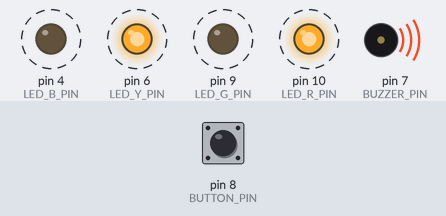
Recording of a sketch running on a simulated Arduino Uno, built with avr-gcc and run on an emulated ATmega328P. Parts: output pins drawn as LEDs (lit = HIGH), buzzer (waves = sounding). Dashed ring = blinking. Inputs (shaded band) come from the test bench; at power-on: pin 8 (BUTTON_PIN) LOW.

Above: at 0.78 s.
1.3 s: pin 8 (BUTTON_PIN) pulled HIGH for 1 s
At 2.8 s:
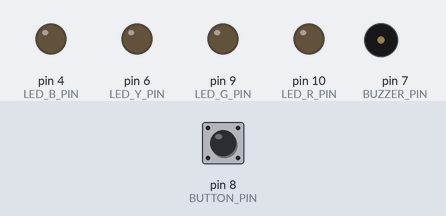
4.3 s: pin 8 (BUTTON_PIN) pulled HIGH for 0.3 s
At 7.14 s:
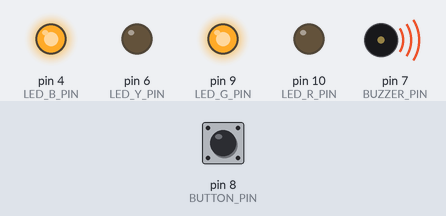
7.3 s: pin 8 (BUTTON_PIN) pulled HIGH for 3.2 s
At 7.92 s:
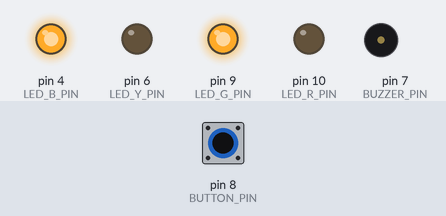
Timing chart, 0 to 12.1 s (numbered marks = the images above; inputs shaded):
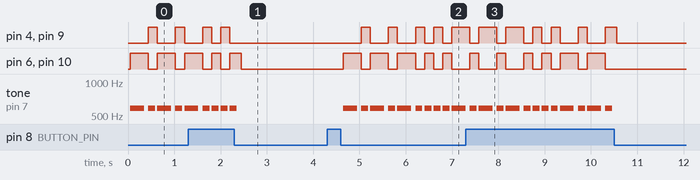

The sketch:

pirates_caribbean.ino
```cpp
// Ноты
#define REST 0
#define NOTE_B0 31
#define NOTE_C1 33
#define NOTE_CS1 35
#define NOTE_D1 37
#define NOTE_DS1 39
#define NOTE_E1 41
#define NOTE_F1 44
#define NOTE_FS1 46
#define NOTE_G1 49
#define NOTE_GS1 52
#define NOTE_A1 55
#define NOTE_AS1 58
#define NOTE_B1 62
#define NOTE_C2 65
#define NOTE_CS2 69
#define NOTE_D2 73
#define NOTE_DS2 78
#define NOTE_E2 82
#define NOTE_F2 87
#define NOTE_FS2 93
#define NOTE_G2 98
#define NOTE_GS2 104
#define NOTE_A2 110
#define NOTE_AS2 117
#define NOTE_B2 123
#define NOTE_C3 131
#define NOTE_CS3 139
#define NOTE_D3 147
#define NOTE_DS3 156
#define NOTE_E3 165
#define NOTE_F3 175
#define NOTE_FS3 185
#define NOTE_G3 196
#define NOTE_GS3 208
#define NOTE_A3 220
#define NOTE_AS3 233
#define NOTE_B3 247
#define NOTE_C4 262
#define NOTE_CS4 277
#define NOTE_D4 294
#define NOTE_DS4 311
#define NOTE_E4 330
#define NOTE_F4 349
#define NOTE_FS4 370
#define NOTE_G4 392
#define NOTE_GS4 415
#define NOTE_A4 440
#define NOTE_AS4 466
#define NOTE_B4 494
#define NOTE_C5 523
#define NOTE_CS5 554
#define NOTE_D5 587
#define NOTE_DS5 622
#define NOTE_E5 659
#define NOTE_F5 698
#define NOTE_FS5 740
#define NOTE_G5 784
#define NOTE_GS5 831
#define NOTE_A5 880
#define NOTE_AS5 932
#define NOTE_B5 988
#define NOTE_C6 1047
#define NOTE_CS6 1109
#define NOTE_D6 1175
#define NOTE_DS6 1245
#define NOTE_E6 1319
#define NOTE_F6 1397
#define NOTE_FS6 1480
#define NOTE_G6 1568
#define NOTE_GS6 1661
#define NOTE_A6 1760
#define NOTE_AS6 1865
#define NOTE_B6 1976
#define NOTE_C7 2093
#define NOTE_CS7 2217
#define NOTE_D7 2349
#define NOTE_DS7 2489
#define NOTE_E7 2637
#define NOTE_F7 2794
#define NOTE_FS7 2960
#define NOTE_G7 3136
#define NOTE_GS7 3322
#define NOTE_A7 3520
#define NOTE_AS7 3729
#define NOTE_B7 3951
#define NOTE_C8 4186
#define NOTE_CS8 4435
#define NOTE_D8 4699
#define NOTE_DS8 4978

// Пины подключенных модулей
#define LED_R_PIN 10
#define LED_G_PIN 9
#define LED_B_PIN 4
#define LED_Y_PIN 6
#define BUZZER_PIN 7
#define BUTTON_PIN 8

// Массив с нотами мелодии
int melody[] = {
NOTE_D4, NOTE_D4, NOTE_D4, NOTE_D4, NOTE_D4, NOTE_D4, NOTE_D4, NOTE_D4,
NOTE_D4, NOTE_D4, NOTE_D4, NOTE_D4, NOTE_D4, NOTE_D4, NOTE_D4, NOTE_D4,
NOTE_D4, NOTE_D4, NOTE_D4, NOTE_D4, NOTE_D4, NOTE_D4, NOTE_D4, NOTE_D4,
NOTE_A3, NOTE_C4, NOTE_D4, NOTE_D4, NOTE_D4, NOTE_E4, NOTE_F4, NOTE_F4,
NOTE_F4, NOTE_G4, NOTE_E4, NOTE_E4, NOTE_D4, NOTE_C4, NOTE_C4, NOTE_D4,
0, NOTE_A3, NOTE_C4, NOTE_B3, NOTE_D4, NOTE_B3, NOTE_E4, NOTE_F4,
NOTE_F4, NOTE_C4, NOTE_C4, NOTE_C4, NOTE_C4, NOTE_D4, NOTE_C4,
NOTE_D4, 0, 0, NOTE_A3, NOTE_C4, NOTE_D4, NOTE_D4, NOTE_D4, NOTE_F4,
NOTE_G4, NOTE_G4, NOTE_G4, NOTE_A4, NOTE_A4, NOTE_A4, NOTE_A4, NOTE_G4,
NOTE_A4, NOTE_D4, 0, NOTE_D4, NOTE_E3, NOTE_F4, NOTE_F4, NOTE_G4, NOTE_A4,
NOTE_D4, 0, NOTE_D4, NOTE_F4, NOTE_E4, NOTE_E4, NOTE_F4, NOTE_D4,NOTE_D4, NOTE_D4, NOTE_D4, NOTE_D4, NOTE_D4, NOTE_D4, NOTE_D4, NOTE_D4,
NOTE_D4, NOTE_D4, NOTE_D4, NOTE_D4, NOTE_D4, NOTE_D4, NOTE_D4, NOTE_D4,
NOTE_D4, NOTE_D4, NOTE_D4, NOTE_D4, NOTE_D4, NOTE_D4, NOTE_D4, NOTE_D4,
NOTE_A3, NOTE_C4, NOTE_D4, NOTE_D4, NOTE_D4, NOTE_E4, NOTE_F4, NOTE_F4,
NOTE_F4, NOTE_G4, NOTE_E4, NOTE_E4, NOTE_D4, NOTE_C4, NOTE_C4, NOTE_D4,
0, NOTE_A3, NOTE_C4, NOTE_B3, NOTE_D4, NOTE_B3, NOTE_E4, NOTE_F4,
NOTE_F4, NOTE_C4, NOTE_C4, NOTE_C4, NOTE_C4, NOTE_D4, NOTE_C4,
NOTE_D4, 0, 0, NOTE_A3, NOTE_C4, NOTE_D4, NOTE_D4, NOTE_D4, NOTE_F4,
NOTE_G4, NOTE_G4, NOTE_G4, NOTE_A4, NOTE_A4, NOTE_A4, NOTE_A4, NOTE_G4,
NOTE_A4, NOTE_D4, 0, NOTE_D4, NOTE_E3, NOTE_F4, NOTE_F4, NOTE_G4, NOTE_A4,
NOTE_D4, 0, NOTE_D4, NOTE_F4, NOTE_E4, NOTE_E4, NOTE_F4, NOTE_D4
};

// Массив длительности нот в мелодии:
// 4 = четвертная нота, 8 = восьмая нота, и так далее...
int noteDurations[] = {
4,8,4,8,4,8,8,8,8,4,8,4,8,4,8,8,8,8,4,8,4,8,
4,8,8,8,8,4,4,8,8,4,4,8,8,4,4,8,8,
8,4,8,8,8,4,4,8,8,4,4,8,8,4,4,8,4,
4,8,8,8,8,4,4,8,8,4,4,8,8,4,4,8,8,
8,4,8,8,8,4,4,4,8,4,8,8,8,4,4,8,8
};

void setup() {
    // Пины со светодиодами в режим выхода
    pinMode(LED_R_PIN, OUTPUT);
    pinMode(LED_Y_PIN, OUTPUT);
    pinMode(LED_G_PIN, OUTPUT);
    pinMode(LED_B_PIN, OUTPUT);
}

void loop() {
    // Если была нажата кнопка, запускаем мелодию
    if (checkClick())
        startMelody();

    // Гасим светодиоды
    digitalWrite(LED_R_PIN, LOW);
    digitalWrite(LED_G_PIN, LOW);
    digitalWrite(LED_Y_PIN, LOW);
    digitalWrite(LED_B_PIN, LOW);
}

void startMelody() {
    // Вычисляем количество нот
    int noteCount = sizeof(melody) / sizeof(int);
    // Переменная для хранения состояния светодиодов
    bool toggleLeds = true;
    // Играем мелодию
    for (int thisNote = 0; thisNote < noteCount; thisNote++) {
        // Если была нажата клавиша - останавливаем мелодию
        if (checkClick())
            return;
        // Каждую новую ноту меняем состояние светодиодов
        digitalWrite(LED_R_PIN, toggleLeds);
        digitalWrite(LED_Y_PIN, toggleLeds);
        digitalWrite(LED_G_PIN, !toggleLeds);
        digitalWrite(LED_B_PIN, !toggleLeds);
        toggleLeds = !toggleLeds;
        // Останавливаем воспроизведение предыдущей ноты
        noTone(BUZZER_PIN);

        // Вычислим длительность ноты. Разделим секунду на длительность ноты из массива
        // Четвертная нота = 1000 / 4, восьмая нота 1000 / 8
        // Скорость можно увеличить, увеличив числитель. Больше подошло 1200
        int noteDuration = 1200 / noteDurations[thisNote];

        // Можно увеличить высоту мелодии, умножая ноты на 2, 4, 8
        int octaveMul = 2;

        // Воспроизведём ноту
        tone(BUZZER_PIN, octaveMul * melody[thisNote], noteDuration);

        // Чтобы отделить ноты друг от друга, добавим небольшую паузу между ними
        // 30% от длины ноты звучат неплохо
        int pauseBetweenNotes = noteDuration * 1.30;
        delay(pauseBetweenNotes);
    }
}


bool checkClick() {
    // Переменная для хранения предыдущего состояния кнопки
    static bool buttonWasUp = true;
    bool result = false;
    // Читаем текущее состояние кнопки
    bool buttonIsUp = digitalRead(BUTTON_PIN);

    // Если кнопка была не нажата, а теперь нажата
    // значит был клик
    if (buttonWasUp && !buttonIsUp) {
        delay(50);
        result = true;
    }
    buttonWasUp = buttonIsUp;
    return result;
}
```

Measured:
- after the input at 1.3 s, pin 4 (LED_B_PIN), pin 9 (LED_G_PIN): goes on until 2.2 s, then stays LOW; tone on pin 7 (BUZZER_PIN): goes on until 2.3 s, then stays silent
- after the input at 4.3 s, pin 4 (LED_B_PIN): LOW → HIGH after 0.74 s, → LOW 0.20 s later, → HIGH 0.39 s later, → LOW 0.20 s later, … (9 changes in this stretch); pin 6 (LED_Y_PIN): goes 3 × (HIGH 0.39 s, LOW 0.20 s), HIGH 0.20 s, LOW 0.20 s, HIGH 0.20 s, then LOW, starting after 0.35 s
- after the input at 7.3 s, tone on pin 7 (BUZZER_PIN): goes on until 10.5 s, then stays silent
- by itself, pin 4 (LED_B_PIN), pin 9 (LED_G_PIN): alternates HIGH for 0.20 s and LOW for 0.39 s
- by itself, pin 6 (LED_Y_PIN), pin 10 (LED_R_PIN): alternates HIGH for 0.22 s and LOW for 0.20 s, 5 changes in all, then stays LOW
- by itself, tone on pin 7 (BUZZER_PIN): plays 588 Hz for 0.30 s, 588 Hz for 0.15 s, 588 Hz for 0.30 s, 588 Hz for 0.15 s, 588 Hz for 0.08 s
